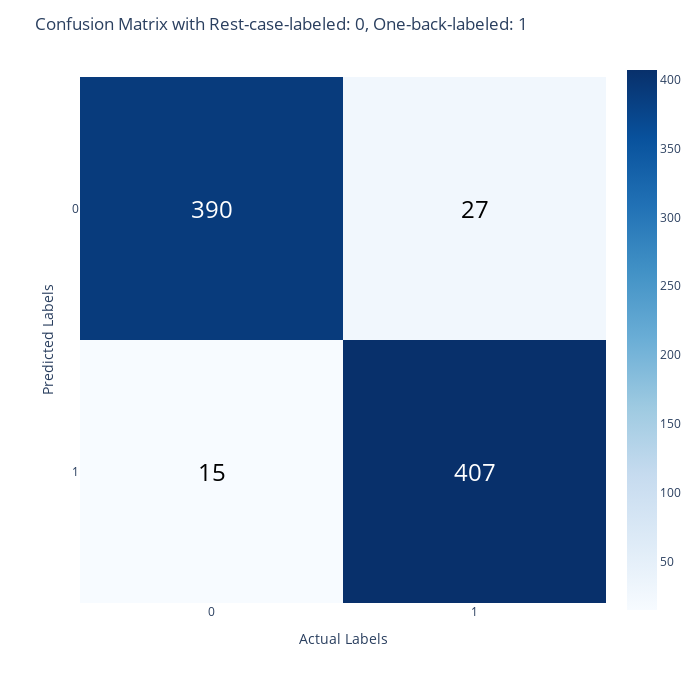
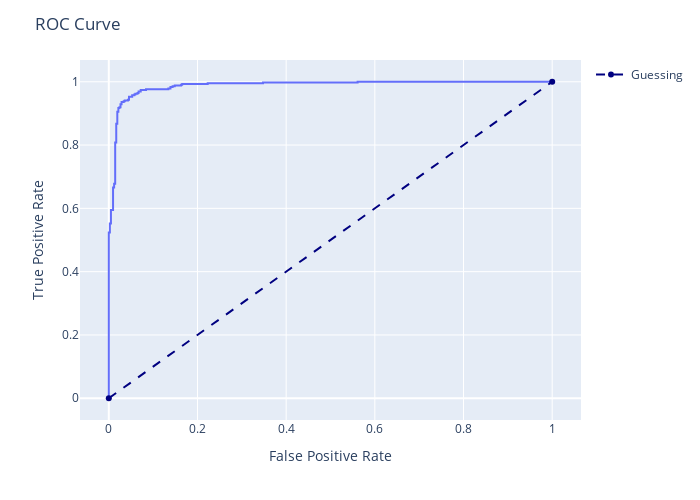

Here is the notebook cell these charts were saved with, in order:
### Code cell
metrics(xgb)

### Figure 1 — Plotly figure (JSON) as saved in the notebook; plotly's stock layout.template omitted (floating-point values rounded to 4 significant figures)
{"data": [{"coloraxis": "coloraxis", "hovertemplate": "x: %{x}<br>y: %{y}<br>color: %{z}<extra></extra>", "name": "0", "type": "heatmap", "xaxis": "x", "yaxis": "y", "z": [[390, 27], [15, 407]]}], "layout": {"annotations": [{"font": {"color": "white", "size": 24}, "showarrow": false, "text": "390", "x": 0, "y": 0}, {"font": {"color": "black", "size": 24}, "showarrow": false, "text": "27", "x": 1, "y": 0}, {"font": {"color": "black", "size": 24}, "showarrow": false, "text": "15", "x": 0, "y": 1}, {"font": {"color": "white", "size": 24}, "showarrow": false, "text": "407", "x": 1, "y": 1}], "coloraxis": {"colorscale": [[0, "rgb(247,251,255)"], [0.125, "rgb(222,235,247)"], [0.25, "rgb(198,219,239)"], [0.375, "rgb(158,202,225)"], [0.5, "rgb(107,174,214)"], [0.625, "rgb(66,146,198)"], [0.75, "rgb(33,113,181)"], [0.875, "rgb(8,81,156)"], [1, "rgb(8,48,107)"]]}, "font": {"size": 12}, "height": 700, "margin": {"t": 60}, "title": {"text": "Confusion Matrix with Rest-case-labeled: 0, One-back-labeled: 1"}, "width": 700, "xaxis": {"anchor": "y", "constrain": "domain", "domain": [0, 1], "dtick": 1, "scaleanchor": "y", "tick0": 0, "title": {"text": "Actual Labels"}}, "yaxis": {"anchor": "x", "autorange": "reversed", "constrain": "domain", "domain": [0, 1], "dtick": 1, "tick0": 0, "title": {"text": "Predicted Labels"}}}}

### Figure 2 — Plotly figure (JSON) as saved in the notebook; plotly's stock layout.template omitted (floating-point values rounded to 4 significant figures)
{"data": [{"hovertemplate": "x=%{x}<br>y=%{y}<extra></extra>", "legendgroup": "", "line": {"color": "#636efa", "dash": "solid"}, "marker": {"symbol": "circle"}, "mode": "lines", "name": "", "orientation": "v", "showlegend": false, "type": "scatter", "x": [0, 0, 0, 0, 0, 0, 0, 0, 0, 0.002398, 0.002398, 0.004796, 0.004796, 0.009592, 0.009592, 0.01199, 0.01199, 0.01439, 0.01439, 0.01679, 0.01679, 0.01918, 0.01918, 0.02158, 0.02158, 0.02398, 0.02398, 0.02638, 0.02638, 0.02878, 0.02878, 0.03357, 0.03357, 0.03597, 0.03597, 0.04317, 0.04317, 0.04556, 0.04556, 0.05276, 0.05276, 0.05755, 0.05755, 0.05995, 0.05995, 0.06475, 0.06475, 0.06715, 0.06715, 0.07194, 0.07194, 0.08393, 0.08393, 0.1343, 0.1343, 0.1391, 0.1391, 0.1439, 0.1439, 0.1487, 0.1487, 0.1631, 0.1631, 0.1655, 0.1655, 0.223, 0.223, 0.3477, 0.3477, 0.5612, 0.5612, 1], "xaxis": "x", "y": [0, 0.00237, 0.06161, 0.06635, 0.09005, 0.09479, 0.2867, 0.2915, 0.5237, 0.5237, 0.5521, 0.5521, 0.5948, 0.5948, 0.6659, 0.6659, 0.6777, 0.6777, 0.8081, 0.8081, 0.8673, 0.8673, 0.9052, 0.9052, 0.9171, 0.9171, 0.9194, 0.9194, 0.9289, 0.9289, 0.936, 0.936, 0.9384, 0.9384, 0.9408, 0.9408, 0.9431, 0.9431, 0.9526, 0.9526, 0.9573, 0.9573, 0.9597, 0.9597, 0.9621, 0.9621, 0.9645, 0.9645, 0.9692, 0.9692, 0.9739, 0.9739, 0.9763, 0.9763, 0.9787, 0.9787, 0.9834, 0.9834, 0.9858, 0.9858, 0.9882, 0.9882, 0.9905, 0.9905, 0.9929, 0.9929, 0.9953, 0.9953, 0.9976, 0.9976, 1, 1], "yaxis": "y"}, {"line": {"color": "navy", "dash": "dash"}, "name": "Guessing", "type": "scatter", "x": [0, 1], "y": [0, 1]}], "layout": {"height": 500, "legend": {"tracegroupgap": 0}, "margin": {"t": 60}, "title": {"text": "ROC Curve"}, "width": 700, "xaxis": {"anchor": "y", "domain": [0, 1], "title": {"text": "False Positive Rate"}}, "yaxis": {"anchor": "x", "domain": [0, 1], "title": {"text": "True Positive Rate"}}}}
